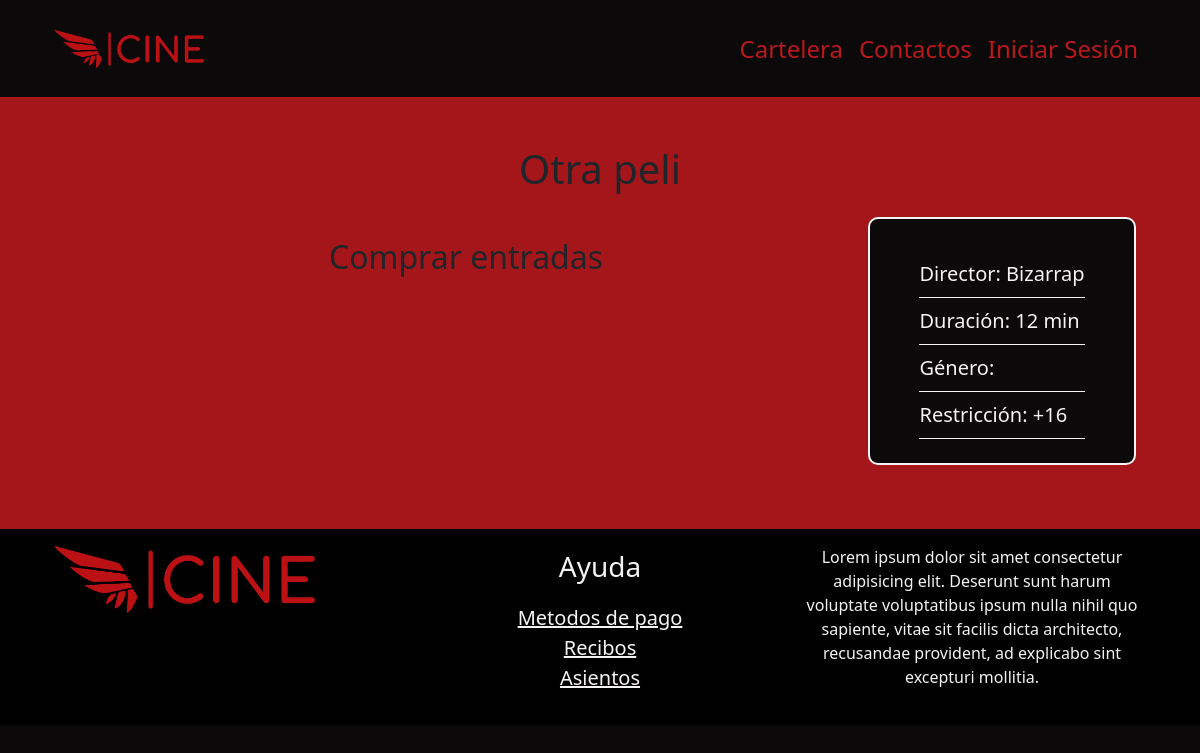
The app's page /pedidos.php?pelicula=2 with its own data.
### tables this page shows
CREATE TABLE `peliculas` (
  `pelicula_id` int(11) NOT NULL,
  `nombre` varchar(30) NOT NULL,
  `duracion` varchar(3) NOT NULL,
  `director` varchar(30) NOT NULL,
  `ruta_imagen` varchar(50) DEFAULT NULL,
  `restriccion_id` int(11) DEFAULT NULL,
  `genero_id` int(11) DEFAULT NULL
);

CREATE TABLE `restricciones` (
  `restriccion_id` int(11) NOT NULL,
  `restriccion` varchar(5) DEFAULT NULL
);

### pedidos.php (the view, shortened to what this page needs)
<?php
  $connexion = new mysqli("localhost","root","","cine") or die ("not connected".mysqli_connect_error());
  $query_pelicula = "SELECT * FROM peliculas left JOIN generos using(genero_id) left join restricciones USING(restriccion_id) WHERE pelicula_id=".$_GET['pelicula'];
  $get_peliculas = mysqli_query($connexion,$query_pelicula);
  $rows_peliculas = mysqli_fetch_array($get_peliculas);
?>
<!DOCTYPE html>
<html lang="en">
<head>
  <link href="https://cdn.jsdelivr.net/npm/bootstrap@5.2.2/dist/css/bootstrap.min.css" rel="stylesheet">
  <link rel="stylesheet" href="styles.css">
</head>
<body>
<?php include 'Layout/header.php';?>
<main class="w-100 p-5">
  <h2 class="text-center fs-1"><?=$rows_peliculas['nombre']?></h2>
  <div class="container-lg p-3 row mx-auto justify-content-between flex-wrap-reverse">
    <div class="col-12 col-md-9 mt-3 p-0 d-flex justify-content-center">
        <div class="">
          <span class="fs-2 text-center d-block">Comprar entradas</span>
        </div>
    </div>
    <div class="col-12 col-md-3 p-2 card_movie_buy d-flex flex-column align-items-center">
      <ul class="p-0 mt-4 ">
          <li class="carac_peli fs-5 py-2 w-100">Director: <?=$rows_peliculas['director']?></li>
          <li class="carac_peli fs-5 py-2 w-100">Duración: <?=$rows_peliculas['duracion']?> min</li>
          <li class="carac_peli fs-5 py-2 w-100">Género: <?=$rows_peliculas['genero']?></li>
          <li class="carac_peli fs-5 py-2 w-100">Restricción: <?=$rows_peliculas['restriccion']?></li>
        </ul>
    </div>
  </div>
</main>
<?php include 'Layout/footer.php';?>
</body>
</html>

### styles.css (style rules this page uses)
body { background: #0B090A; }
main { background: #A4161A; }
ul { list-style: none; }

### pedidos.php (style rules this page uses)
.card_movie_buy { background: #0B090A; color: #F5F3F4; border: #F5F3F4 2px solid;; border-radius: 10px; }
.card_movie_buy li { border-bottom: 1px solid #F5F3F4; }

### records on screen
peliculas: nombre "Otra peli", director "Bizarrap", duracion "12", restriccion.restriccion "+16"
